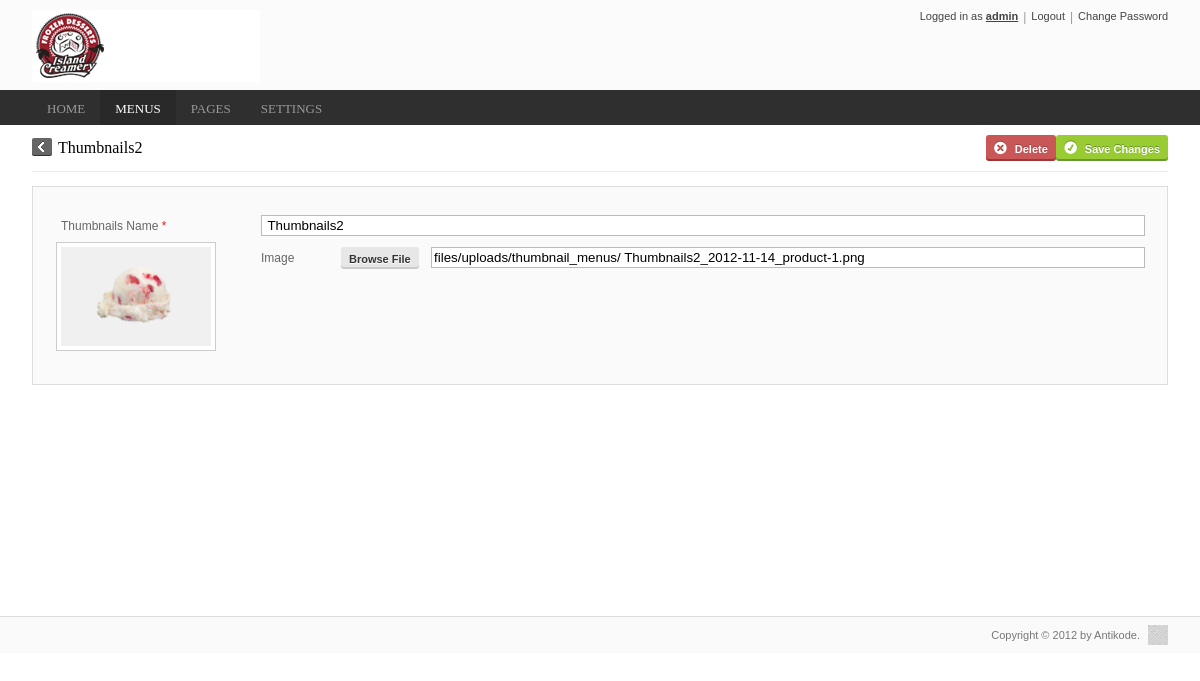
/admin/menus/thumbnail/detail.php?id_thumbnail=2&title_thumbnail= Thumbnails2 (signed in), run on the app's committed database.
### tables this page shows
CREATE TABLE IF NOT EXISTS `tbl_menus_thumbnail` (
  `id_thumbnail` int(11) NOT NULL AUTO_INCREMENT,
  `filename_thumbnail` text NOT NULL,
  `title_thumbnail` text NOT NULL,
  `order_` int(11) NOT NULL,
  PRIMARY KEY (`id_thumbnail`)
);

### admin/menus/thumbnail/detail.php (the view, shortened to what this page needs)
<?php
if ($_SESSION["user_status"]!="admin") {
	header("location:../login.php?redirect=orders"); }
	else {
		$prefix="../../";
		$id_thumbnail=$_GET["id_thumbnail"];
		$title_thumbnail=$_GET["title_thumbnail"];
		include($prefix."../static/connect_database.php");
		$get_list =mysql_query("SELECT * from tbl_menus_thumbnail WHERE id_thumbnail = '$id_thumbnail' ORDER BY order_",$con);
if (mysql_num_rows($get_list)!=null) {
	$get_list_array=mysql_fetch_array($get_list);
	$filename_thumbnail = $get_list_array["filename_thumbnail"]; }
?>
<!DOCTYPE html PUBLIC "-//W3C//DTD XHTML 1.0 Transitional//EN" "http://www.w3.org/TR/xhtml1/DTD/xhtml1-transitional.dtd">
<html xmlns="http://www.w3.org/1999/xhtml">
<head>
<link rel="stylesheet" type="text/css" href="<?php echo $prefix;?>style/general.css" />
<link rel="stylesheet" type="text/css" href="<?php echo $prefix;?>style/thumbnail_detail.css" />
</head>
<body onload="">
<?php include($prefix."static/header.php");?>
<form method="post" id="thumb_form" action="update_detail.php" enctype="multipart/form-data">
  <div id="page_title_bar">
    <div id="page_title_bar_fill">
      <div id="page_title"> <a href="../thumbnail">
        <input type="button" class="back_button left_ black_tiny_button tiny_button" value="" />
        </a><?php echo $title_thumbnail;?></div>
      <div id="button_bar">
        <input type="button" onclick="uploadSubmit()" id="submit_button" class="save_button image_button right_ h26_button green_button button" value="Save Changes">
        <input type="button" onclick="deleteColor()" class="delete_button image_button right_ h26_button red_button button" value="Delete">
      </div>
    </div>
  </div>
  <div class="main_body">
    <div class="fill_container">
      <div class="fill_group">
        <div class="fill_row">
          <div class="fill_label">Thumbnails Name <font color="#d82424">*</font></div>
          <div class="form_1_auto">
            <input type="text" class="fill_text_box" id="title_thumbnail" name="title_thumbnail" value="<?php echo $title_thumbnail;?>" />
          </div>
        </div>
		<?php
		echo '<div class="image_row fill_row" id="" onClick="">';
		echo '<div class="image_preview">';
		if ($filename_thumbnail!=null) {
		echo '<img class="the_image_preview" src="'.$prefix."../".$filename_thumbnail.'" />'; }
		echo '</div>';
		echo '<div class="form_1_auto">';
		echo '<div class="fill_row">';
		echo '<div class="fill_label_image">Image <br/></div> ';
		echo '<input type="button" class="left_ h22_button grey_button button" value="Browse File" onClick="selectFile(\'image_file_\')" />';
		echo '<div class="form_5_auto">';
		echo '<input type="text" class="fill_text_box_file" id="image_filename_thumbnail_" name="" value="'.$filename_thumbnail.'" />';
		echo '</div>';
		echo '</div>';
		echo '</div>';
		echo '</div>';
		?>
      </div>
    </div>
  </div>
</form>
<?php include($prefix."static/footer.php");?>
</body>
</html>
<?php } ?>

### admin/style/general.css (style rules this page uses)
html { position:relative; text-align:center; margin: 0px; padding: 0px; color:#444444; font-family:"Helvetica"; font-size:12px; }
body { position:relative; text-align:center; margin:0px; overflow: auto; overflow-y: auto; padding: 0px; }
a:link { text-decoration:none; }
.left_ { float:left; }
.right_ { float:right; }
.button { border-radius:3px; font-family:"Helvetica"; font-size:11px; font-weight:bold; border:0px; cursor:pointer; min-width:29px; padding-left:8px; padding-right:8px; background-repeat:no-repeat; padding-top:5px; -webkit-touch-callout: none; -webkit-user-select: none; -khtml-user-select: none; -moz-user-select: none; -ms-user-select: none; user-select: none; }
.green_button { background-color:#99cc33; color:#ffffff; text-shadow: 0px -1px #65902e; -webkit-box-shadow: 0 2px #669933; -moz-box-shadow: 0 2px #669933; box-shadow: 0 2px #669933; }
.grey_button { background-color:#e7e7e7; color:#333333; text-shadow: 0px 1px #ffffff; -webkit-box-shadow: 0 2px #cccccc; -moz-box-shadow: 0 2px #cccccc; box-shadow: 0 2px #cccccc; }
.red_button { background-color:#c95757; color:#ffffff; text-shadow: 0px -1px #974242; -webkit-box-shadow: 0 2px #a13535; -moz-box-shadow: 0 2px #a13535; box-shadow: 0 2px #a13535; }
.image_button { padding-left:29px; text-align:left; }
.h22_button { height:20px; }
.h26_button { height:24px; }
.tiny_button { border-radius:2px; font-family:"Helvetica"; font-size:11px; font-weight:bold; border:0px; cursor:pointer; min-width:20px; padding-left:10px; padding-right:10px; height:17px; background-repeat:no-repeat; -webkit-touch-callout: none; -webkit-user-select: none; -khtml-user-select: none; -moz-user-select: none; -ms-user-select: none; user-select: none; }
.black_tiny_button { background-color:#666666; color:#ffffff; text-shadow: 0px -1px #4a4a4a; -webkit-box-shadow: 0 1px #333333; -moz-box-shadow: 0 1px #333333; box-shadow: 0 1px #333333; }
.save_button { background-image:url("../../files/web_images/check_white.png"); }
.delete_button { background-image:url("../../files/web_images/delete_red.png"); }
.back_button { background-image:url("../../files/web_images/back.png"); margin-top:13px; margin-right:6px; }
#page_title_bar { width:100%; height:46px; background-color:#ffffff; text-align:center; }
#page_title_bar_fill { min-width:960px; height:46px; line-height:46px; position:relative; text-align:left; margin:0px auto; margin-left:32px; margin-right:32px; border-bottom:solid 1px #ebebeb; }
#page_title { float:left; font-size:16px; color:#010101; font-family: "DINNextLTProRegular"; }
#button_bar { float:right; padding-top:10px; }
.fill_group { text-align:left; width:100%; }
.fill_container { padding:28px; min-width:902px; border: 1px solid #dddddd; background-color:#fafafa; margin:0px auto; margin-top:15px; }
.fill_row { width:100%; min-height:22px; line-height:22px; margin-bottom:10px; }
.fill_label { width:200px; float:left; color:#666666; }
.form_1_auto { margin-left:200px; }
.fill_text_box { height:17px; width:100%; float:left; text-align:left; border:1px solid #bbbbbb; }
.fill_text_box_file { height:17px; width:100%; float:left; text-align:left; border:1px solid #bbbbbb; }
.main_body { min-width:908px; min-height:400px; margin:0px auto; margin-top:15px; margin-left:32px; margin-right:32px; }
.image_row { width:100%; margin-bottom:28px; }
.image_preview { float:left; width:150px; margin-right:28px; min-height:73px; -webkit-box-shadow: 0px 0px 0px 4px #ffffff, 0px 0px 0px 5px #cccccc; -moz-box-shadow: 0px 0px 0px 4px #ffffff, 0px 0px 0px 5px #cccccc; box-shadow: 0px 0px 0px 4px #ffffff, 0px 0px 0px 5px #cccccc; background-color:#f0f0f0; background-image:url("../../files/web_images/camera.png"); background-repeat:no-repeat; background-position:center; }
.the_image_preview { width:150px; }
.fill_label_image { width:80px; float:left; color:#666666; }
.form_5_auto { margin-left:170px; }

### admin/style/thumbnail_detail.css (style rules this page uses)
.image_row { width:100%; margin-bottom:10px; }

### data on the page
tbl_menus_thumbnail: filename_thumbnail (picture), filename_thumbnail "files/uploads/thumbnail_menus/ Thumbnails2_2012-11-14_product-1.png"

### other printed values
$_SESSION["username"] "admin"
$title_thumbnail "Thumbnails2"
